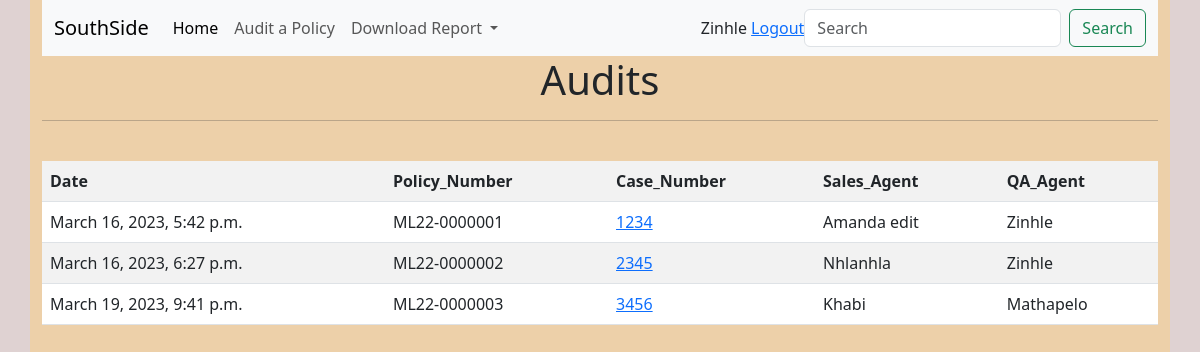
The app's page / (signed in), older data.
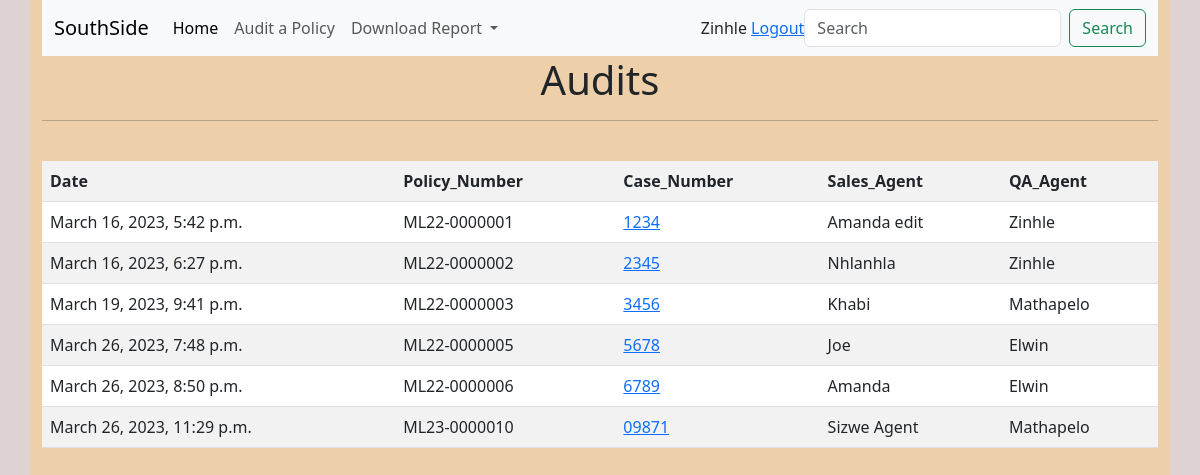
The same page, newer data.
### SouthsideApp/models.py (models this page shows, shortened)
class QACModels(models.Model):
    Date = models.DateTimeField(auto_now_add=True)
    QA_Agent = models.ForeignKey(User, null=True, on_delete=models.CASCADE)
    Policy_Number = models.CharField(max_length=12)
    Case_Number = models.CharField(max_length=7)
    AVS_Check = models.CharField(choices=AVS, max_length=12)
    Caller_ID = models.CharField(max_length=50)
    Sales_Agent = models.CharField(max_length=50)
    Call_duration = models.CharField(max_length=10)
    Start_date = models.CharField(max_length=20)
    Premium = models.DecimalField(max_digits=6, decimal_places=2)
    Debit_date = models.CharField(max_length=10)
    Cover_amount = models.CharField(max_length=10)
    QA_Correct = models.CharField(choices=QA_Outcome, max_length=5)
    KPA = models.CharField(choices=KPA_Outcome, max_length=15)
    HIV_Required = models.CharField(choices=HIV_Test,  max_length=3)
    Comment = models.TextField(max_length=200)

### SouthsideApp/decorators.py (the view)
    def wrapper_func(request, *args, **kwargs):
        group = None
        if request.user.groups.exists():
            group = request.user .groups.all()[0].name
        if group == 'Agent':
            return redirect('The_Agent')
        if group == 'Manager':
            return view_func(request, *args, **kwargs)

### SouthsideApp/views.py (called while the page is built)
@login_required(login_url='LoginPage')
@Manager_only
def Home(request):
    TheList = QACModels.objects.all()
    return render(request, 'SouthsideApp/Home.html',
                  {'TheList':TheList})

### SouthsideApp/Templates/SouthsideApp/Home.html
{% extends 'SouthsideApp/Layout.html' %}
    {% block content %}
    {% include 'SouthsideApp/Nav_managers.html' %}
    <center>
        <h1>Audits</h1>
    </center>
    <hr>
    <br>
    <table class="table table-striped">
        <tr>
            <th>
                Date
            </th>
            <th>
                Policy_Number
            </th>
            <th>
                Case_Number
            </th>
            <th>
                Sales_Agent
            </th>
            <th>
                QA_Agent
            </th>
        </tr>
        {% for List in TheList %}
        <tr>
            <td>
                {{List.Date}}
            </td>
            <td>
                {{List.Policy_Number}}
            </td>
            <td>
                <a href="{% url 'Detail' List.id  %}">{{List.Case_Number}}<br></a>
            </td>
            <td>
                {{List.Sales_Agent}}
            </td>
            <td>
                {{List.QA_Agent}}
            </td>
        </tr>
        {% endfor %}
    </table>
    {% endblock %}

### SouthsideApp/Templates/SouthsideApp/Layout.html (shortened to what this page needs)
{% load static %}
<!doctype html>
<html lang="en">
  <head>
    <link href="https://cdn.jsdelivr.net/npm/bootstrap@5.3.0-alpha1/dist/css/bootstrap.min.css" rel="stylesheet">
    <link rel="stylesheet" href="{% static 'styles/css.css' %}">
  </head>
  <body>
    <div class="container">
        <div class="Main">
            {% block content %}
            {% endblock %}
        </div>
    </div>
  </body>
</html>

### SouthsideApp/Templates/SouthsideApp/Nav_managers.html (shortened to what this page needs)
<nav class="navbar navbar-expand-lg bg-body-tertiary">
    <div class="container-fluid">
      <a class="navbar-brand" href="#">SouthSide</a>
      <div class="collapse navbar-collapse" id="navbarSupportedContent">
        <ul class="navbar-nav me-auto mb-2 mb-lg-0">
          <li class="nav-item">
            <a class="nav-link active" aria-current="page" href="{% url 'Home' %}">Home</a>
          </li>
          <li class="nav-item">
            <a class="nav-link" href="{% url 'TheForm' %}">Audit a Policy</a>
          </li>
          <li class="nav-item dropdown">
            <a class="nav-link dropdown-toggle" href="#" role="button" data-bs-toggle="dropdown" aria-expanded="false">
              Download Report
            </a>
          </li>
        </ul>
        <span>
          {{request.user}}
          <a href="{% url 'LogoutPage' %}">Logout</a>
        </span>
        <form class="d-flex" role="search">
          <input class="form-control me-2" type="search" placeholder="Search" aria-label="Search">
          <button class="btn btn-outline-success" type="submit">Search</button>
        </form>
      </div>
    </div>
  </nav>

### SouthsideApp/static/styles/css.css (style rules this page uses)
body { background-color: rgb(223, 210, 210); }
.container { background-color: rgb(237, 208, 169); width: 5000px; height: 1000px; }

Row changes from the older to the newer data that the page shows:
added QACModels: Date "March 26, 2023, 7:48 p.m.", Policy_Number "ML22-0000005", Case_Number "5678", Sales_Agent "Joe", QA_Agent "Elwin"
added QACModels: Date "March 26, 2023, 8:50 p.m.", Policy_Number "ML22-0000006", Case_Number "6789", Sales_Agent "Amanda", QA_Agent "Elwin"
added QACModels: Date "March 26, 2023, 11:29 p.m.", Policy_Number "ML23-0000010", Case_Number "09871", Sales_Agent "Sizwe Agent", QA_Agent "Mathapelo"
